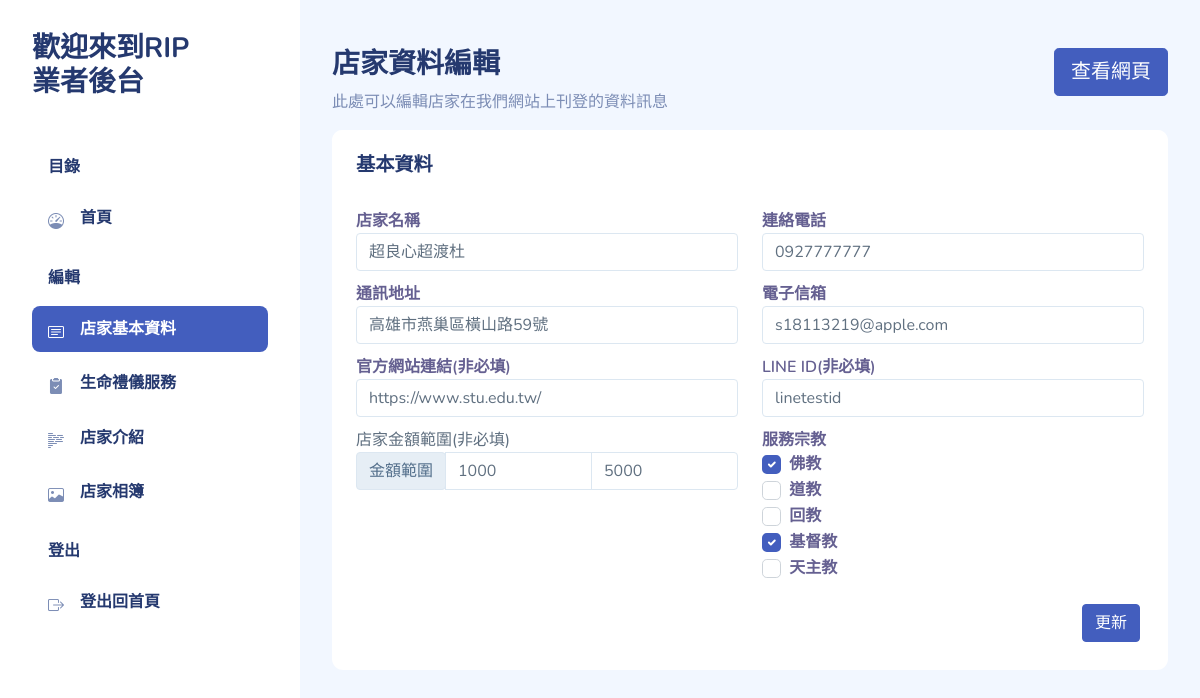
Page /main.php?page=edit_member (signed in) on the committed database.
### tables this page shows
CREATE TABLE `member` (
  `m_id` int(100) NOT NULL,
  `m_account` varchar(100) NOT NULL,
  `m_password` varchar(100) NOT NULL,
  `m_name` varchar(50) NOT NULL,
  `m_phone` varchar(10) NOT NULL,
  `m_email` varchar(150) NOT NULL,
  `m_commodity` varbinary(127) DEFAULT NULL,
  `m_certificate` varchar(127) DEFAULT NULL,
  `m_religion` varchar(50) NOT NULL,
  `m_price` varchar(255) DEFAULT NULL,
  `m_introduction` varchar(1000) DEFAULT NULL,
  `m_index` varchar(200) DEFAULT NULL,
  `m_address` varchar(100) NOT NULL,
  `m_line_id` varchar(100) DEFAULT NULL,
  `m_service_item` varchar(300) DEFAULT NULL,
  `m_hit_count` int(10) DEFAULT NULL
);

CREATE TABLE `service_religion` (
  `sr_id` int(10) NOT NULL,
  `sr_name` varchar(100) NOT NULL
);

### mainContent/edit_member.php (the view, shortened to what this page needs)
<?php
include('conn.php');
$sql = "SELECT * FROM member WHERE m_id = '$m_id'";
$result = $conn->query($sql);
$row = mysqli_fetch_object($result);
$member_name = $row->m_name;
$phone = $row->m_phone;
$email = $row->m_email;
$address = $row->m_address;
$line = $row->m_line_id;
$index = $row->m_index;
$religion = $row->m_religion;
$m_priceArray = explode(',', $row->m_price);
$m_religionArray = explode(",", $religion);
?>
<div id="main">
    <div class="page-heading">
        <div class="page-title">
            <div class="row">
                <div class="col-12 col-md-6 order-md-1 order-last">
                    <h3>店家資料編輯</h3>
                    <p class="text-subtitle text-muted">
                        此處可以編輯店家在我們網站上刊登的資料訊息
                    </p>
                </div>
                <div class="col-12 col-md-6 order-md-2 order-first">
                    <nav aria-label="breadcrumb" class="breadcrumb-header float-start float-lg-end">
                        <a onclick="openStorePage(<?php echo $m_id;  ?>)" class="btn btn-primary btn-lg">查看網頁</a>
                    </nav>
                </div>
            </div>
        </div>
        <section class="section">
            <div class="card">
                <div class="card-header">
                    <h4 class="card-title">基本資料</h4>
                </div>
                <div class="card-body">
                    <form name="informationForm" action="?page=memberFC" method="post">
                        <div class="row">
                            <div class="col-md-6">
                                <div class="form-group">
                                    <label for="name">店家名稱</label>
                                    <input type="text" class="form-control" id="name" name="name" value="<?php echo $member_name; ?>" placeholder="店家名稱...">
                                </div>
                            </div>
                            <div class="col-md-6">
                                <div class="form-group">
                                    <label for="phone">連絡電話</label>
                                    <input type="text" class="form-control" id="phone" name="phone" value="<?php echo $phone; ?>" placeholder="連絡電話...">
                                </div>
                            </div>
                            <div class="col-md-6">
                                <div class="form-group">
                                    <label for="address">通訊地址</label>
                                    <input type="text" class="form-control" id="address" name="address" value="<?php echo $address; ?>" placeholder="通訊地址...">
                                </div>
                            </div>
                            <div class="col-md-6">
                                <div class="form-group">
                                    <label for="email">電子信箱</label>
                                    <input type="text" class="form-control" id="email" name="email" value="<?php echo $email; ?>" placeholder="電子信箱...">
                                </div>
                            </div>
                            <div class="col-md-6">
                                <div class="form-group">
                                    <label for="index">官方網站連結(非必填)</label>
                                    <input type="text" class="form-control" id="index" name="index" value="<?php echo $index; ?>" placeholder="網站連結...">
                                </div>
                            </div>
                            <div class="col-md-6">
                                <div class="form-group">
                                    <label for="line">LINE ID(非必填)</label>
                                    <input type="text" class="form-control" id="line" name="line" value="<?php echo $line; ?>" placeholder="LINE 好友ID...">
                                </div>
                            </div>
                            <div class="col-md-6">
                            <label for="price">店家金額範圍(非必填)</label>
                            <fieldset>
                                    <div class="input-group">
                                        <div class="input-group-prepend" id="price">
                                            <span class="input-group-text">金額範圍</span>
                                        </div>
                                        <input type="text" name="price1" id="price1" class="form-control" value="<?php echo $m_priceArray[0];?>" placeholder="最低價">
                                        <input type="text" name="price2" id="price2" class="form-control" value="<?php echo $m_priceArray[1];?>" placeholder="最高價">
                                    </div>
                                </fieldset>
                            </div>
                            <div class="col-md-6">
                                <div class="form-group">
                                    <label for="religionCheckboxes">服務宗教</label>
                                    <div id="religionCheckboxes" class="form-group position-relative has-icon-left mb-4">
                                        <?php
                                        include('conn.php');
                                        $sql = "SELECT * FROM service_religion ORDER BY sr_id ASC";
                                        $result = $conn->query($sql);
                                        while ($row = mysqli_fetch_array($result)) {
                                            echo '<div class="form-check">';
                                            if (in_array($row['sr_id'], $m_religionArray)) {
                                                echo '<input type="checkbox" class="form-check-input form-check-primary" name="religion' . $row['sr_id'] . '" value="' . $row['sr_id'] . '" checked>';
                                            } else {
                                                echo '<input type="checkbox" class="form-check-input form-check-primary" name="religion' . $row['sr_id'] . '" value="' . $row['sr_id'] . '">';
                                            }
                                            echo '<label for="religion' . $row['sr_id'] . '">' . $row['sr_name'] . '</label>';
                                            echo '</div>';
                                        }
                                        ?>
                                    </div>
                                </div>
                            </div>
                            <div class="col-12 d-flex justify-content-end">
                                <button type="button" id="submitbtn" class="btn btn-primary me-1 mb-1" onclick="check('update_member')">更新</button>
                            </div>
                        </div>
                    </form>
                </div>
            </div>
        </section>
    </div>
</div>

### assets/css/app.css (style rules this page uses)
.btn.btn-danger,.btn.btn-info,.btn.btn-primary,.btn.btn-secondary,.btn.btn-success,.btn.btn-warning { color:#fff }
.card { border:none;margin-bottom:2.2rem }
.card .card-header { border:none }
.card .card-header h4 { font-size:1.2rem;font-weight:700 }
.card .card-header~.card-body { padding-top:0 }
.card .card-title { font-size:1.2rem }
.card .card-body { padding:1.5rem }
.form-group { margin-bottom:.7rem }
.form-group label { color:rgba(35,28,99,.7);font-weight:600 }
.form-check .form-check-input.form-check-primary { background-color:#435ebe;border-color:#435ebe }
.form-check .form-check-input.form-check-primary:not(:checked) { background-color:transparent;border:1px solid #ced4da }
#main { margin-left:300px;padding:2rem }
.page-heading { margin:0 0 2rem }
.page-heading h3 { font-weight:700 }
a { text-decoration:none }

### mainContent/edit_member.php (style rules this page uses)
a { cursor: pointer; }

### rows in the picture
member: name "超良心超渡杜", phone "0927777777", address "高雄市燕巢區橫山路59號", email "s18113219@apple.com", index "https://www.stu.edu.tw/", line "linetestid", price1 "1000", price2 "5000"
service_religion: sr_name "佛教"
service_religion: sr_name "道教"
service_religion: sr_name "回教"
service_religion: sr_name "基督教"
service_religion: sr_name "天主教"
